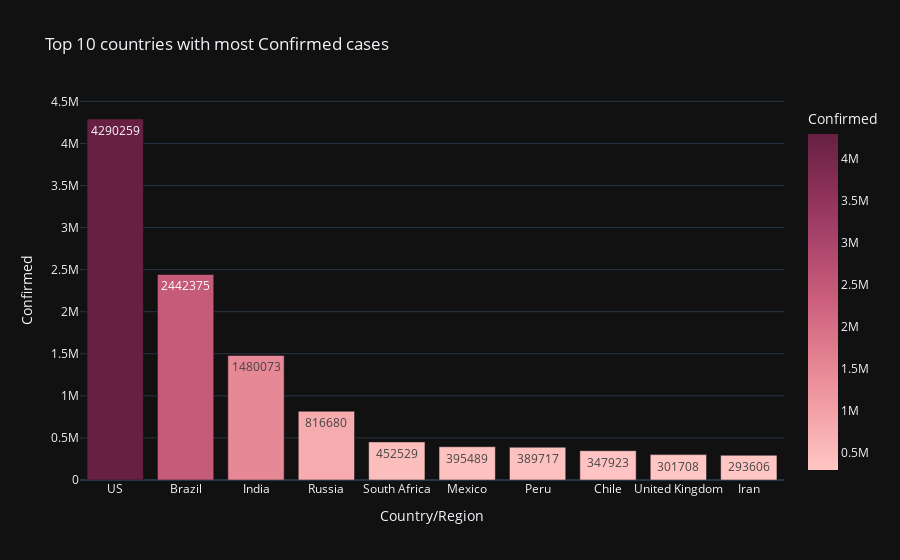

Here is the notebook cell this chart was saved with:
### Code cell
#Daily covid cases over time
top_10 = df.nlargest(10,'Confirmed')
fig = px.bar(top_10, x='Country/Region', y='Confirmed',color='Confirmed',
text='Confirmed', title='Top 10 countries with most Confirmed cases', template='plotly_dark', color_continuous_scale=px.colors.sequential.Burg)
fig.show()

### Figure 1 — Plotly figure (JSON) as saved in the notebook; plotly's stock layout.template omitted (floating-point values rounded to 4 significant figures)
{"data": [{"hovertemplate": "Country/Region=%{x}<br>Confirmed=%{marker.color}<extra></extra>", "legendgroup": "", "marker": {"color": [4290259, 2442375, 1480073, 816680, 452529, 395489, 389717, 347923, 301708, 293606], "coloraxis": "coloraxis", "pattern": {"shape": ""}}, "name": "", "orientation": "v", "showlegend": false, "text": [4290000.0, 2442000.0, 1480000.0, 816700.0, 452500.0, 395500.0, 389700.0, 347900.0, 301700.0, 293600.0], "textposition": "auto", "type": "bar", "x": ["US", "Brazil", "India", "Russia", "South Africa", "Mexico", "Peru", "Chile", "United Kingdom", "Iran"], "xaxis": "x", "y": [4290259, 2442375, 1480073, 816680, 452529, 395489, 389717, 347923, 301708, 293606], "yaxis": "y"}], "layout": {"barmode": "relative", "coloraxis": {"colorbar": {"title": {"text": "Confirmed"}}, "colorscale": [[0, "rgb(255, 198, 196)"], [0.1667, "rgb(244, 163, 168)"], [0.3333, "rgb(227, 129, 145)"], [0.5, "rgb(204, 96, 125)"], [0.6667, "rgb(173, 70, 108)"], [0.8333, "rgb(139, 48, 88)"], [1, "rgb(103, 32, 68)"]]}, "legend": {"tracegroupgap": 0}, "title": {"text": "Top 10 countries with most Confirmed cases"}, "xaxis": {"anchor": "y", "domain": [0, 1], "title": {"text": "Country/Region"}}, "yaxis": {"anchor": "x", "domain": [0, 1], "title": {"text": "Confirmed"}}}}
